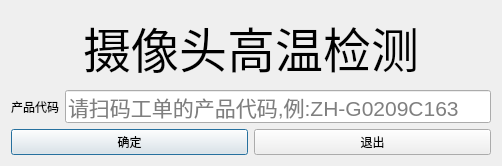
<?xml version="1.0" encoding="UTF-8"?>
<ui version="4.0">
 <class>ScanDialog</class>
 <widget class="QDialog" name="ScanDialog">
  <property name="geometry">
   <rect>
    <x>0</x>
    <y>0</y>
    <width>502</width>
    <height>166</height>
   </rect>
  </property>
  <property name="windowTitle">
   <string>摄像头高温检测</string>
  </property>
  <layout class="QVBoxLayout" name="verticalLayout">
   <item>
    <widget class="QLabel" name="label">
     <property name="font">
      <font>
       <family>华文行楷</family>
       <pointsize>36</pointsize>
       <italic>false</italic>
      </font>
     </property>
     <property name="text">
      <string>摄像头高温检测</string>
     </property>
     <property name="alignment">
      <set>Qt::AlignCenter</set>
     </property>
    </widget>
   </item>
   <item>
    <layout class="QHBoxLayout" name="horizontalLayout">
     <item>
      <widget class="QLabel" name="label_3">
       <property name="styleSheet">
        <string notr="true">font: 16px &quot;华文楷体&quot;;</string>
       </property>
       <property name="text">
        <string>产品代码</string>
       </property>
      </widget>
     </item>
     <item>
      <widget class="QLineEdit" name="lineEdit">
       <property name="font">
        <font>
         <pointsize>16</pointsize>
        </font>
       </property>
       <property name="placeholderText">
        <string>请扫码工单的产品代码,例:ZH-G0209C163</string>
       </property>
      </widget>
     </item>
    </layout>
   </item>
   <item>
    <layout class="QHBoxLayout" name="horizontalLayout_2">
     <item>
      <widget class="QPushButton" name="enterButton">
       <property name="styleSheet">
        <string notr="true">font: 16px &quot;华文楷体&quot;;</string>
       </property>
       <property name="text">
        <string>确定</string>
       </property>
       <property name="icon">
        <iconset resource="MainWindow.qrc">
         <normaloff>:/MainWindow/Resources/images/save.ico</normaloff>:/MainWindow/Resources/images/save.ico</iconset>
       </property>
      </widget>
     </item>
     <item>
      <widget class="QPushButton" name="exitButton">
       <property name="styleSheet">
        <string notr="true">font: 16px &quot;华文楷体&quot;;</string>
       </property>
       <property name="text">
        <string>退出</string>
       </property>
       <property name="icon">
        <iconset resource="MainWindow.qrc">
         <normaloff>:/MainWindow/Resources/images/del.ico</normaloff>:/MainWindow/Resources/images/del.ico</iconset>
       </property>
      </widget>
     </item>
    </layout>
   </item>
  </layout>
 </widget>
 <layoutdefault spacing="6" margin="11"/>
 <resources>
  <include location="MainWindow.qrc"/>
 </resources>
 <connections/>
</ui>
